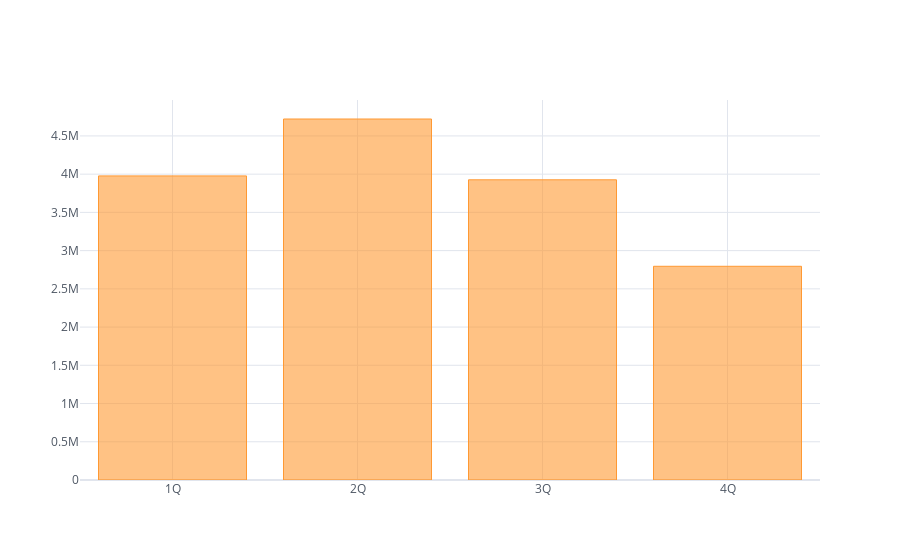

The notebook cell saved with this chart:
### Code cell
merged_order_payment_quarter.iplot(kind = 'bar', theme = 'white')

### Figure 1 — Plotly figure (JSON) as saved in the notebook; plotly's stock layout.template omitted (floating-point values rounded to 4 significant figures)
{"data": [{"marker": {"color": "rgba(255, 153, 51, 0.6)", "line": {"color": "rgba(255, 153, 51, 1.0)", "width": 1}}, "name": "payment_value", "orientation": "v", "text": "", "type": "bar", "x": ["1Q", "2Q", "3Q", "4Q"], "y": [3977000.0, 4721000.0, 3926000.0, 2795000.0]}], "layout": {"legend": {"bgcolor": "#FFFFFF", "font": {"color": "#4D5663"}}, "paper_bgcolor": "#FFFFFF", "plot_bgcolor": "#FFFFFF", "title": {"font": {"color": "#4D5663"}}, "xaxis": {"gridcolor": "#E1E5ED", "showgrid": true, "tickfont": {"color": "#4D5663"}, "title": {"font": {"color": "#4D5663"}, "text": ""}, "zerolinecolor": "#E1E5ED"}, "yaxis": {"gridcolor": "#E1E5ED", "showgrid": true, "tickfont": {"color": "#4D5663"}, "title": {"font": {"color": "#4D5663"}, "text": ""}, "zerolinecolor": "#E1E5ED"}}}
